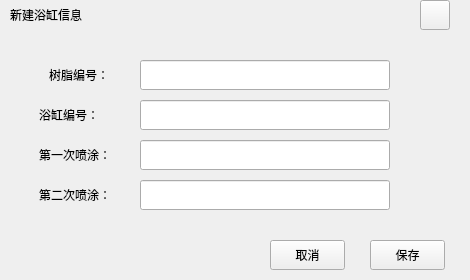
<?xml version="1.0" encoding="UTF-8"?>
<ui version="4.0">
 <class>ResinCosEdit</class>
 <widget class="QWidget" name="ResinCosEdit">
  <property name="geometry">
   <rect>
    <x>0</x>
    <y>0</y>
    <width>470</width>
    <height>280</height>
   </rect>
  </property>
  <property name="windowTitle">
   <string>Form</string>
  </property>
  <widget class="QLineEdit" name="First">
   <property name="geometry">
    <rect>
     <x>140</x>
     <y>140</y>
     <width>250</width>
     <height>30</height>
    </rect>
   </property>
  </widget>
  <widget class="QPushButton" name="SaveBtn">
   <property name="geometry">
    <rect>
     <x>370</x>
     <y>240</y>
     <width>75</width>
     <height>30</height>
    </rect>
   </property>
   <property name="text">
    <string>保存</string>
   </property>
  </widget>
  <widget class="QLineEdit" name="BathTubID">
   <property name="geometry">
    <rect>
     <x>140</x>
     <y>100</y>
     <width>250</width>
     <height>30</height>
    </rect>
   </property>
  </widget>
  <widget class="QLineEdit" name="ResinID">
   <property name="geometry">
    <rect>
     <x>140</x>
     <y>60</y>
     <width>250</width>
     <height>30</height>
    </rect>
   </property>
  </widget>
  <widget class="QLabel" name="InerLab">
   <property name="geometry">
    <rect>
     <x>50</x>
     <y>80</y>
     <width>401</width>
     <height>231</height>
    </rect>
   </property>
   <property name="styleSheet">
    <string notr="true"/>
   </property>
   <property name="text">
    <string/>
   </property>
  </widget>
  <widget class="QPushButton" name="CancleBtn">
   <property name="geometry">
    <rect>
     <x>270</x>
     <y>240</y>
     <width>75</width>
     <height>30</height>
    </rect>
   </property>
   <property name="text">
    <string>取消</string>
   </property>
  </widget>
  <widget class="QLineEdit" name="Second">
   <property name="geometry">
    <rect>
     <x>140</x>
     <y>180</y>
     <width>250</width>
     <height>30</height>
    </rect>
   </property>
  </widget>
  <widget class="QLabel" name="UserLab_1">
   <property name="geometry">
    <rect>
     <x>39</x>
     <y>100</y>
     <width>101</width>
     <height>30</height>
    </rect>
   </property>
   <property name="text">
    <string>浴缸编号：</string>
   </property>
  </widget>
  <widget class="QLabel" name="UserLab_2">
   <property name="geometry">
    <rect>
     <x>39</x>
     <y>140</y>
     <width>101</width>
     <height>30</height>
    </rect>
   </property>
   <property name="text">
    <string>第一次喷涂：</string>
   </property>
  </widget>
  <widget class="QLabel" name="UserLab_3">
   <property name="geometry">
    <rect>
     <x>49</x>
     <y>60</y>
     <width>91</width>
     <height>30</height>
    </rect>
   </property>
   <property name="text">
    <string>树脂编号：</string>
   </property>
  </widget>
  <widget class="QLabel" name="label">
   <property name="geometry">
    <rect>
     <x>10</x>
     <y>0</y>
     <width>151</width>
     <height>30</height>
    </rect>
   </property>
   <property name="text">
    <string>新建浴缸信息</string>
   </property>
  </widget>
  <widget class="QLabel" name="TitleLab">
   <property name="geometry">
    <rect>
     <x>0</x>
     <y>10</y>
     <width>461</width>
     <height>31</height>
    </rect>
   </property>
   <property name="text">
    <string/>
   </property>
  </widget>
  <widget class="QLabel" name="UserLab_4">
   <property name="geometry">
    <rect>
     <x>39</x>
     <y>180</y>
     <width>101</width>
     <height>30</height>
    </rect>
   </property>
   <property name="text">
    <string>第二次喷涂：</string>
   </property>
  </widget>
  <widget class="QPushButton" name="CloseBtn">
   <property name="geometry">
    <rect>
     <x>420</x>
     <y>0</y>
     <width>30</width>
     <height>30</height>
    </rect>
   </property>
   <property name="text">
    <string/>
   </property>
  </widget>
  <zorder>InerLab</zorder>
  <zorder>TitleLab</zorder>
  <zorder>First</zorder>
  <zorder>SaveBtn</zorder>
  <zorder>BathTubID</zorder>
  <zorder>ResinID</zorder>
  <zorder>CancleBtn</zorder>
  <zorder>Second</zorder>
  <zorder>UserLab_1</zorder>
  <zorder>UserLab_2</zorder>
  <zorder>UserLab_3</zorder>
  <zorder>label</zorder>
  <zorder>UserLab_4</zorder>
  <zorder>CloseBtn</zorder>
 </widget>
 <resources/>
 <connections/>
</ui>
